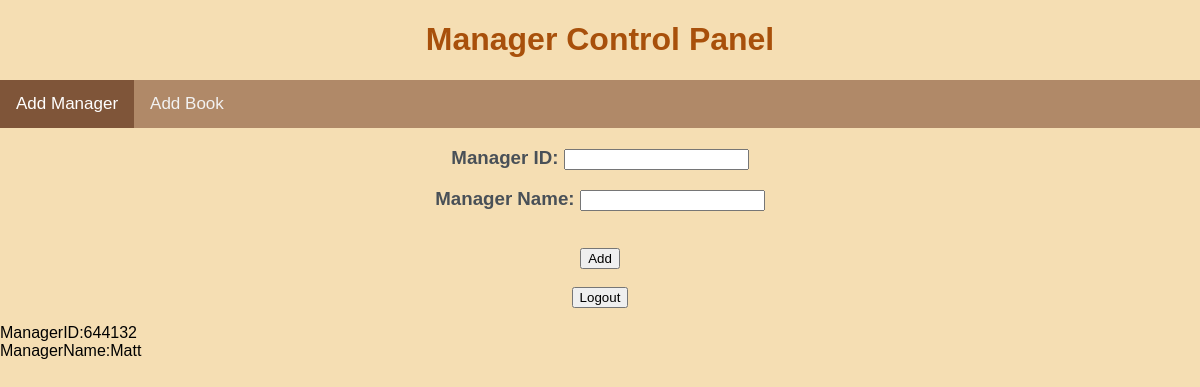
Before: /managerAdd with the older database file.
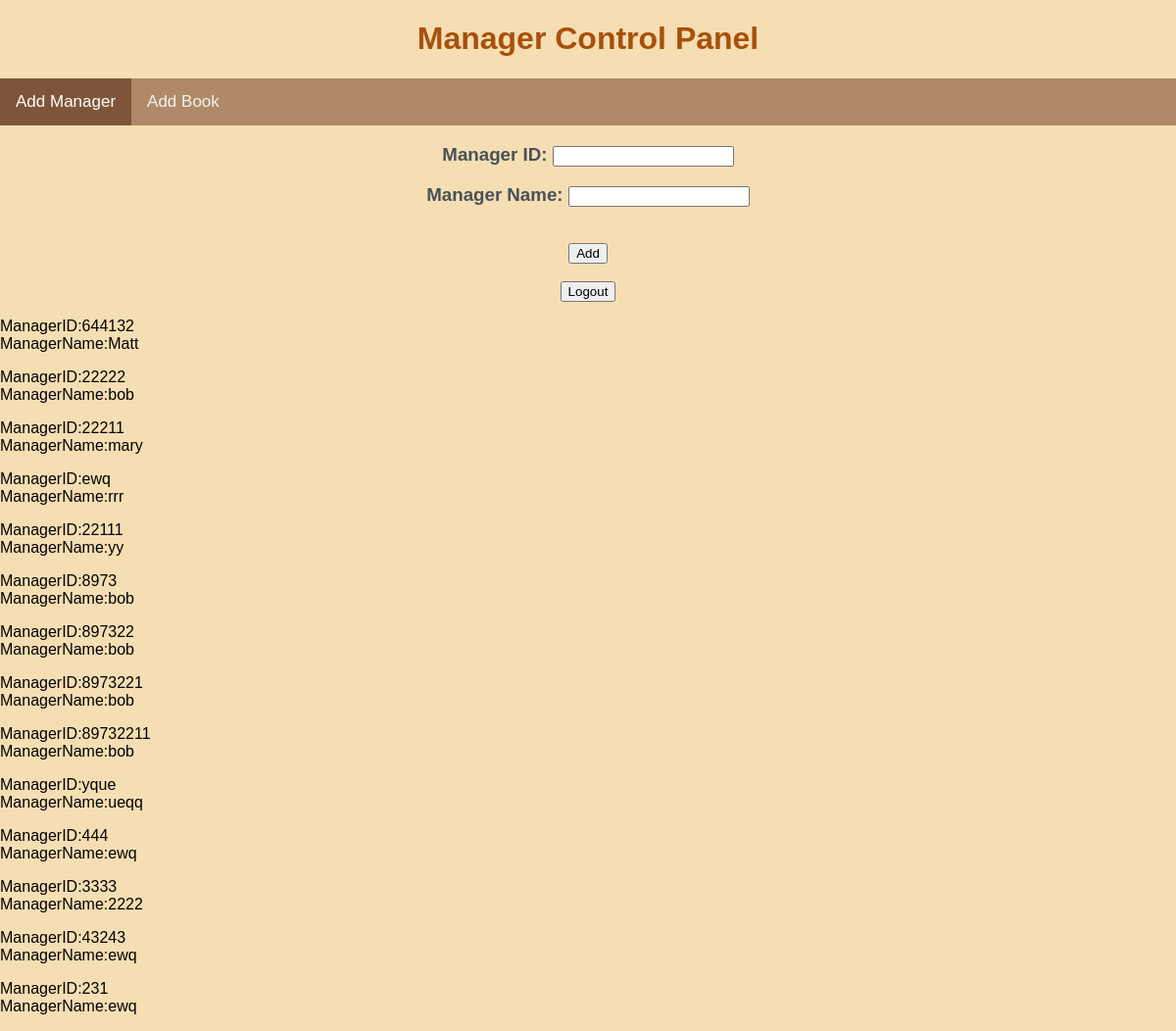
After: the same page with the newer database file.
### app.py (models this page shows)
class Manager(db.Model):
    ManagerId = db.Column(db.String(20),nullable=False, primary_key=True)
    ManagerName = db.Column(db.String(20))

### app.py (the view)
@app.route('/managerAdd',methods=['POST','GET'])
def managerAdd():
    if request.method == 'POST':
        managerID=request.form['managerId']
        managerName=request.form['managerName']
        if(managerID!='' and managerName!=''):
            newmana=Manager(ManagerId=managerID, ManagerName=managerName)
        else:
            return "manager ID or name cannot be empty"
        try:
            db.session.add(newmana)
            db.session.commit()
            return redirect('/managerAdd')
        except:
            return "something wrong when adding new manager"
    else:
        managerss=Manager.query.all()
        return render_template('managerControl.html',managers=managerss)

### templates/managerControl.html (shortened to what this page needs)
{% extends "base.html" %}
{% block body %}
<h1 id="top">Manager Control Panel</h1>
<div class="topnav">
    <a class="active" href="/managerAdd">Add Manager</a>
    <a href="/bookAdd">Add Book</a>
</div>
<div class="login">
<form action='/managerAdd' method="POST">
    <h3>Manager ID: <input type="text" name="managerId"></h3>
    <h3>Manager Name: <input type="text" name="managerName"></h3><br>
    <input type="submit" value="Add">
</form>
</div>
<br>
<div class="toIndex"><form action='/' ><input type="submit" value="Logout"></form></div>
{% for manager in managers %}
<p>ManagerID:{{ manager.ManagerId }} <br>ManagerName:{{ manager.ManagerName }}</p>
{% endfor %}
{% endblock %}

Changed rows visible on the page:
added Manager: ManagerId "22222", ManagerName "bob"
added Manager: ManagerId "22211", ManagerName "mary"
added Manager: ManagerId "ewq", ManagerName "rrr"
added Manager: ManagerId "22111", ManagerName "yy"
added Manager: ManagerId "8973", ManagerName "bob"
added Manager: ManagerId "897322", ManagerName "bob"
added Manager: ManagerId "8973221", ManagerName "bob"
added Manager: ManagerId "89732211", ManagerName "bob"
added Manager: ManagerId "yque", ManagerName "ueqq"
added Manager: ManagerId "444", ManagerName "ewq"
added Manager: ManagerId "3333", ManagerName "2222"
added Manager: ManagerId "43243", ManagerName "ewq"
added Manager: ManagerId "231", ManagerName "ewq"
